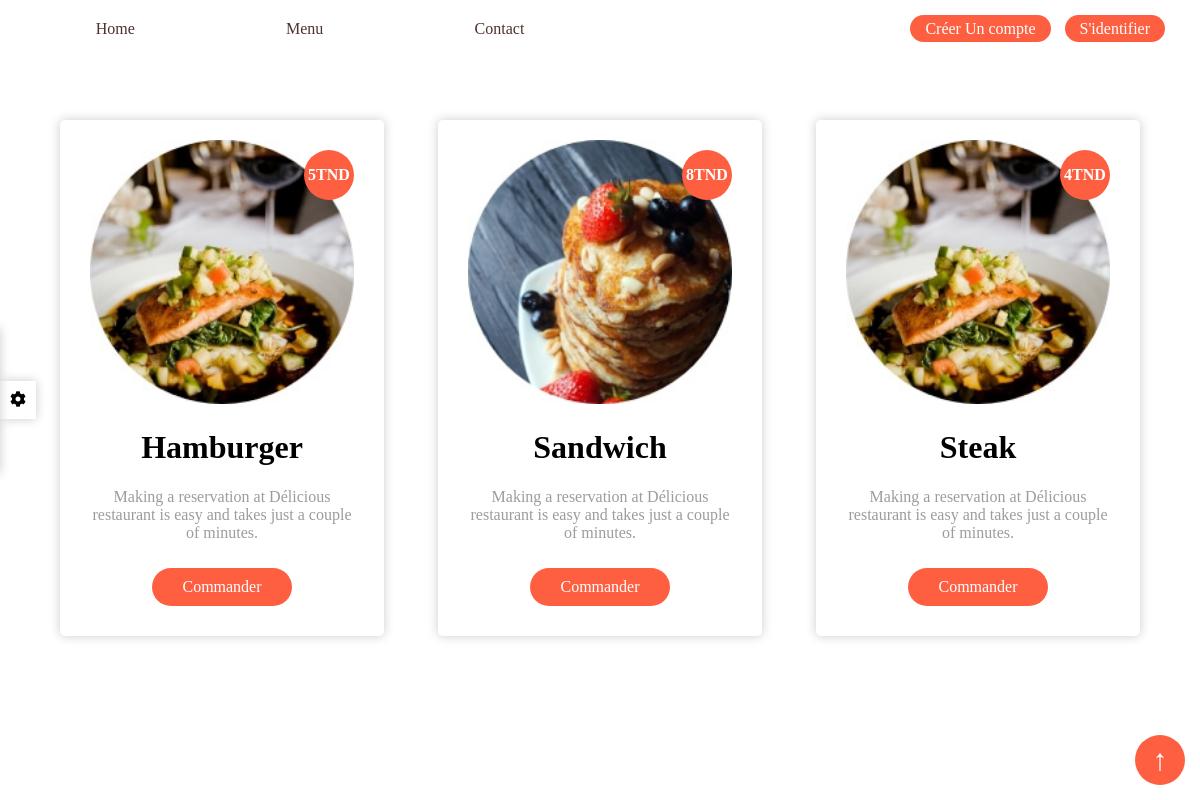
Page /menu.php on the earlier database version.
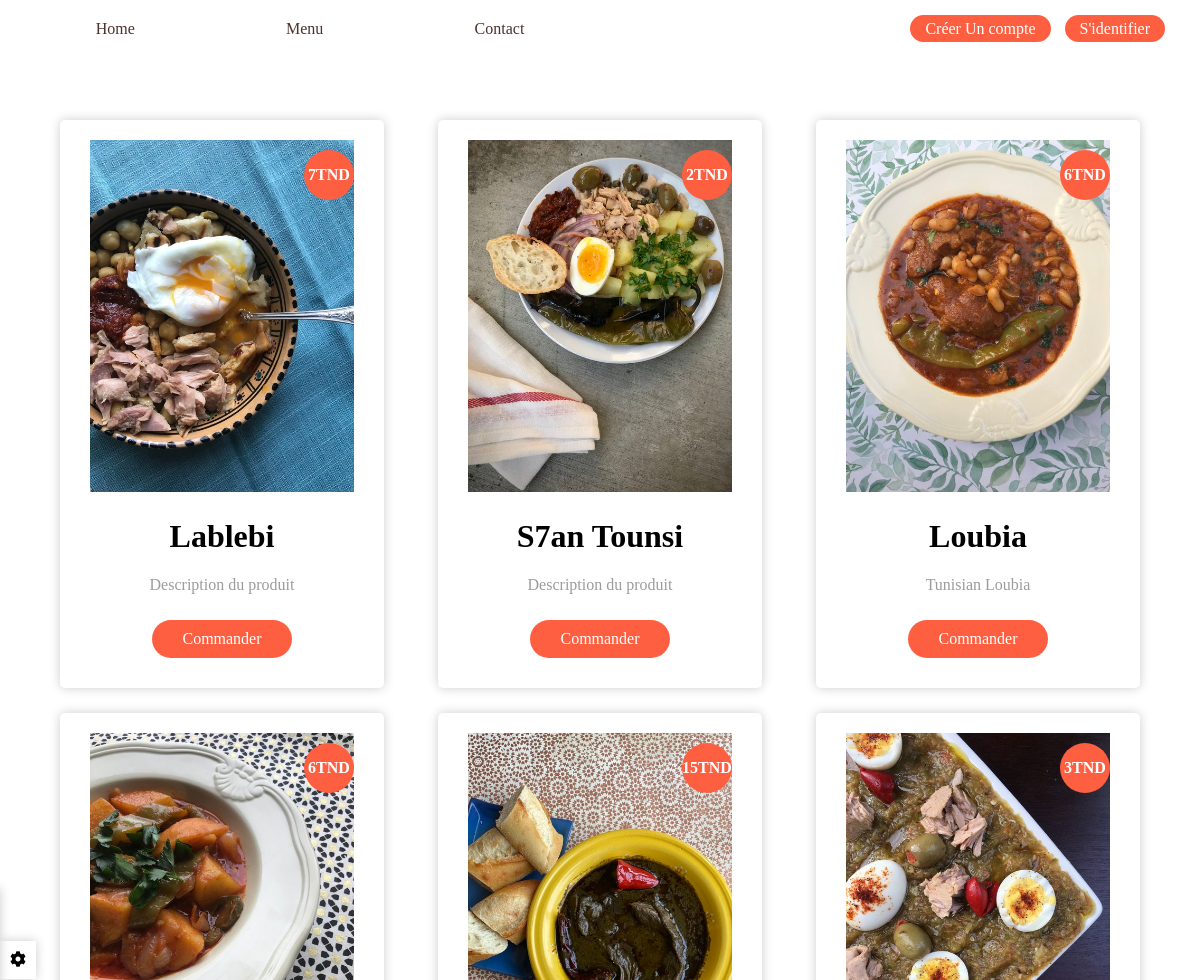
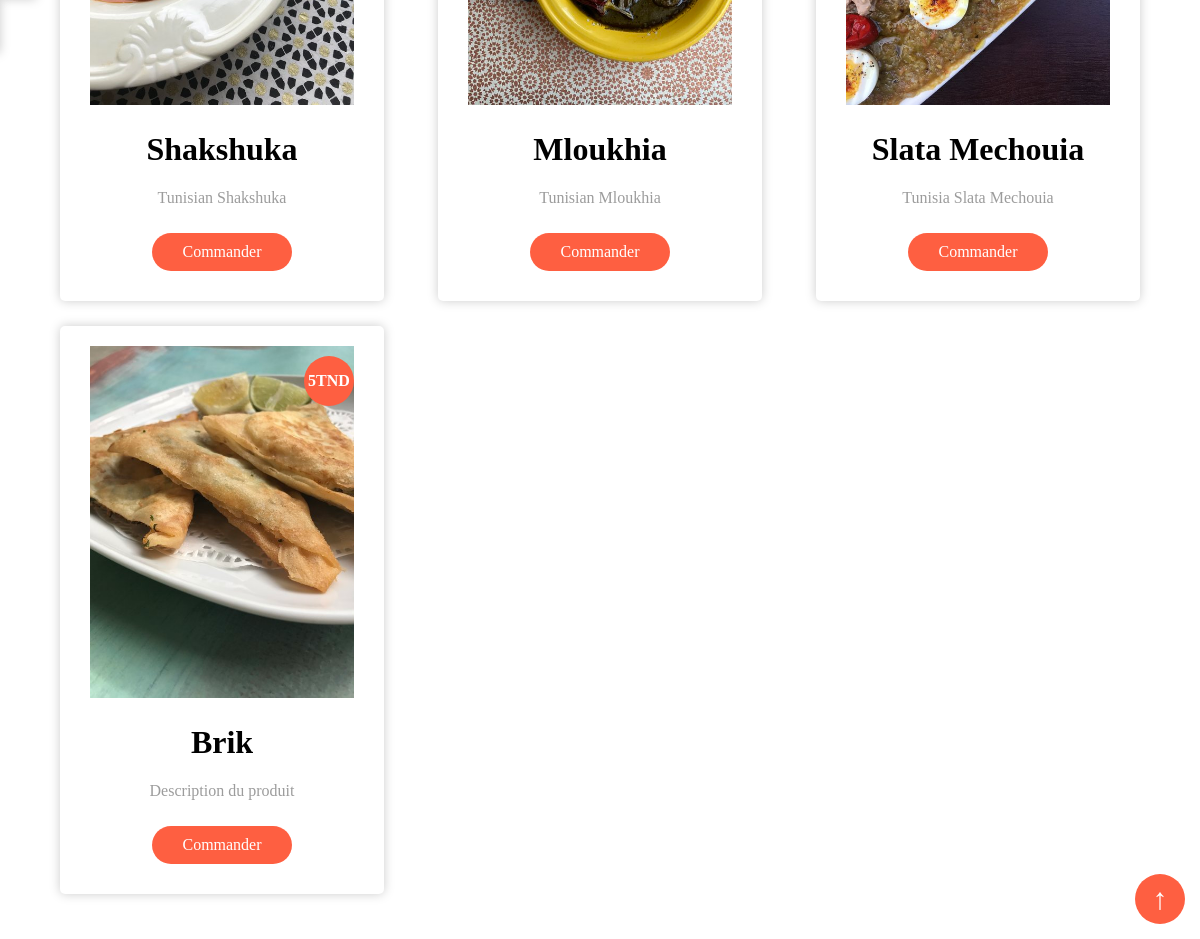
Same page on the later database version (2 pictures, top to bottom).
### tables this page shows
CREATE TABLE `food` (
  `food_id` int(11) NOT NULL,
  `food_name` varchar(20) NOT NULL,
  `food_price` int(11) NOT NULL,
  `food_description` varchar(200) NOT NULL,
  `food_img` varchar(200) NOT NULL
);

### menu.php (the view, shortened to what this page needs)
<?php
include "connect.php";
$req = mysqli_query($conn,"SELECT * FROM `food`");
?>
<!DOCTYPE html>
<html lang="en">
	<head>
		<link rel="stylesheet" href="https://cdnjs.cloudflare.com/ajax/libs/font-awesome/5.15.3/css/all.min.css">
		<link rel="stylesheet" href="css/style.css">
	</head>
		<div class="control-box">
		<i class="fas fa-cog fa-spin"></i>
	</div>
	<body>
	<a href="#" id="scroll-top">&#8593;</a>
	<div class="navbar">
		<ul>
			<li><a href="index.php">Home</a></li>
			<li><a href="menu.php">Menu</a></li>
			<li><a href="contact.php">Contact</a></li>
		</ul>
		<div class="account">
			<?php
			if(isset($_SESSION["user"]))
			{
				echo "<a href='account.php'>Compte</a>";
				echo "<a href='deconnect.php'>Déconnexion</a>";
				echo "
					<a href='account.php?tab=commande'>
						<span href='#' id='shop'>
						    <span class='shop-count'>0</span>
							<i class='fas fa-shopping-cart'></i>
						</span>
					</a>"
					;
			}
			else if(isset($_SESSION["admin"]))
			{
				echo "<a href='admin.php'>Dashboard</a>";
				echo "<a href='deconnect.php'>Déconnexion</a>";
			}
			else{
				echo "
				<a href='signup.php'>Créer Un compte</a>
				<a href='login.php'>S'identifier</a>";
			}
			?>
		</div>
	</div>
		<div class="menu-container">
			<?php
				while($tab = mysqli_fetch_row($req))
				{
					?>
					<div class='menu-item'>
						<img src='<?php echo $tab[4] ?>' alt=''>
						<span><?php echo $tab[2]?>TND</span>
						<h1><?php echo $tab[1] ?></h1>
						<p><?php echo $tab[3] ?></p>
						<a href="#" id='commander' class="commande-btn"
							<?php if(isset($_SESSION["user"]))echo "data-login='true'"?>>
						Commander</a>
					</div>
				<?php
				}
			?>
		</div>
	</body>
</html>

Differences in the rows shown:
removed food: food_price "5", food_name "Hamburger", food_description "Making a reservation at Délicious restaurant is easy and takes just a couple of minutes."
removed food: shows a picture, food_price "8", food_name "Sandwich", food_description "Making a reservation at Délicious restaurant is easy and takes just a couple of minutes."
removed food: food_price "4", food_name "Steak", food_description "Making a reservation at Délicious restaurant is easy and takes just a couple of minutes."
added food: food_img (picture), food_price "7", food_name "Lablebi", food_description "Description du produit"
added food: food_img (picture), food_price "2", food_name "S7an Tounsi", food_description "Description du produit"
added food: food_img (picture), food_price "6", food_name "Loubia", food_description "Tunisian Loubia"
added food: food_img (picture), food_price "6", food_name "Shakshuka", food_description "Tunisian Shakshuka"
added food: food_img (picture), food_price "15", food_name "Mloukhia", food_description "Tunisian Mloukhia"
added food: food_img (picture), food_price "3", food_name "Slata Mechouia", food_description "Tunisia Slata Mechouia"
added food: food_img (picture), food_price "5", food_name "Brik", food_description "Description du produit"
